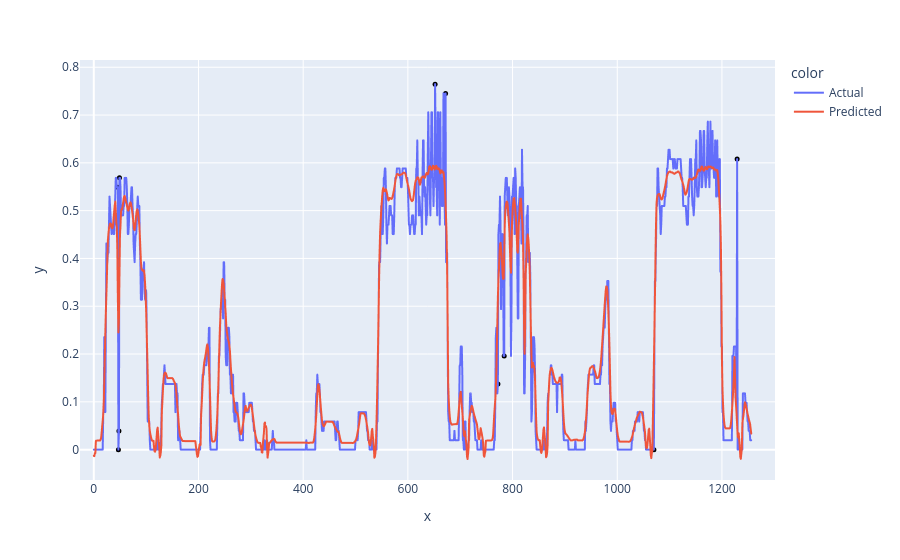

Notebook source saved alongside this figure:
### Code cell
display_prediction(X_test + noise, predicted_load_test_noise, 4,  mean, std, 2)

### Figure 1 — Plotly figure (JSON) as saved in the notebook; plotly's stock layout.template omitted (floating-point values rounded to 4 significant figures; data arrays with more than 128 entries replaced by an {"elided": "..."} marker saying what was removed)
{"data": [{"hovertemplate": "color=Actual<br>x=%{x}<br>y=%{y}<extra></extra>", "legendgroup": "Actual", "line": {"color": "#636efa", "dash": "solid"}, "marker": {"symbol": "circle"}, "mode": "lines", "name": "Actual", "showlegend": true, "type": "scattergl", "x": {"elided": "1257 int values"}, "xaxis": "x", "y": {"elided": "1257 float values"}, "yaxis": "y"}, {"hovertemplate": "color=Predicted<br>x=%{x}<br>y=%{y}<extra></extra>", "legendgroup": "Predicted", "line": {"color": "#EF553B", "dash": "solid"}, "marker": {"symbol": "circle"}, "mode": "lines", "name": "Predicted", "showlegend": true, "type": "scattergl", "x": {"elided": "1257 int values"}, "xaxis": "x", "y": {"elided": "1257 float values"}, "yaxis": "y"}, {"hovertemplate": "x=%{x}<br>y=%{y}<extra></extra>", "legendgroup": "", "marker": {"color": "black", "size": 5, "symbol": "circle"}, "mode": "markers", "name": "", "orientation": "v", "showlegend": false, "type": "scatter", "x": [46, 47, 48, 49, 652, 672, 772, 784, 1070, 1229], "xaxis": "x", "y": [0.549, 0, 0.03922, 0.5686, 0.7647, 0.7451, 0.1373, 0.1961, 0, 0.6078], "yaxis": "y"}], "layout": {"legend": {"title": {"text": "color"}, "tracegroupgap": 0}, "margin": {"t": 60}, "xaxis": {"anchor": "y", "domain": [0, 1], "title": {"text": "x"}}, "yaxis": {"anchor": "x", "domain": [0, 1], "title": {"text": "y"}}}}
